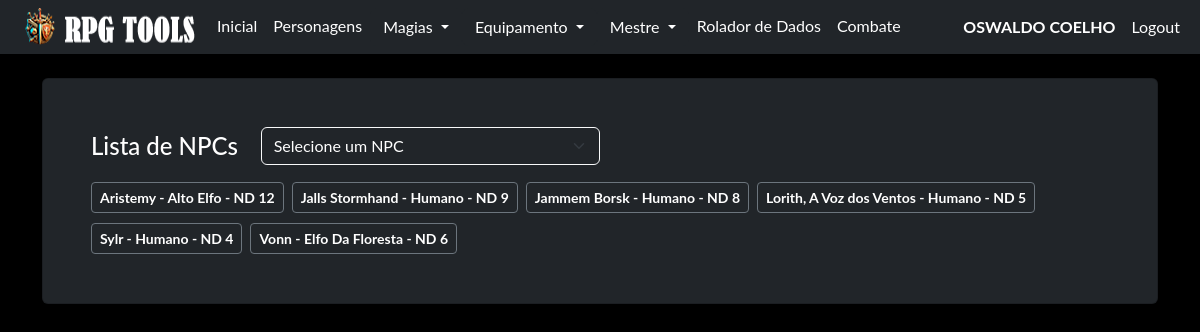
The page /npc/ (signed in) on the database as committed earlier.
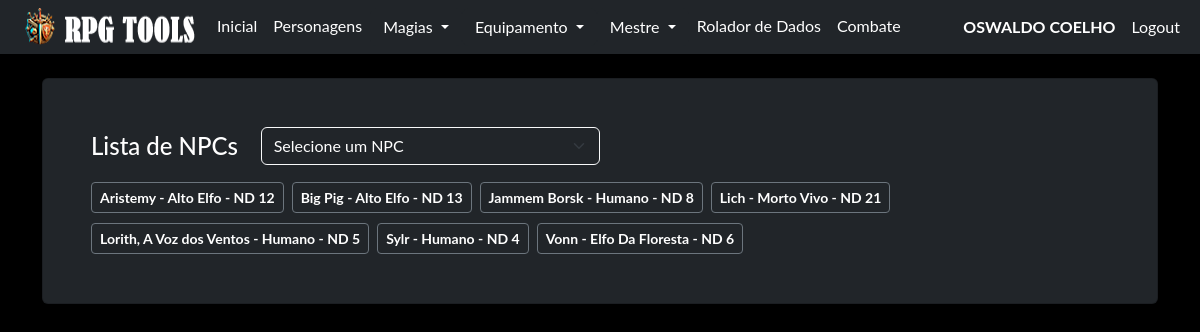
The same page on the database as committed later.
### model/personagens_model.py (models this page shows, shortened)
class Personagem(db.Model):
    __tablename__ = "personagens"
    id = db.Column(db.Integer, primary_key=True)
    id_user = db.Column(db.Integer, db.ForeignKey('user.id'))
    ficha = db.Column(db.JSON, nullable=False)
    nome = db.Column(db.String(150), nullable=False)
    tipo = db.Column(db.String(25), nullable=False, default="não informado")
    user = db.relationship("User", foreign_keys=[id_user], back_populates="personagens")
    @classmethod
    def npcs_id(cls, id_user, id=None):
        query = cls.query.filter_by(id_user=id_user, tipo="NPC")
        if id is not None:
            query = query.filter_by(id=id)
        query = query.order_by(cls.nome.asc())
        return query.all()

### routes/npc.py (the view)
@blueprint_npc.route('/', methods=['GET', 'POST'])
def npc_index():
    if request.method == 'GET':
        npcs = Personagem.npcs_id(id_user=current_user.id)
        return render_template('npc.html', npcs = npcs)
    if request.method == 'POST':
        return redirect('/')

### routes/login.py (called while the page is built)
@login_manager.user_loader
def get_user(id):
    return User.query.get(id)

### templates/npc.html (shortened to what this page needs)
{% extends 'base.html' %}
{% block conteudo %}
    {% if current_user.is_authenticated %}
    <div class="card shadow p-5 bg-dark text-white-50 no-margin">
        <div class="d-flex align-items-center mb-3">
            <h4 class="text-white col-md-2 mb-0">Lista de NPCs</h4>
            <div class="col-md-4">
                <select id="npc-select" class="form-select bg-dark text-white border-light">
                    <option value="" disabled selected>Selecione um NPC</option>
                </select>
            </div>
        </div>
        <div class="d-flex flex-wrap gap-2">
        {% for npc in npcs %}
        <p>
            <button type="button" class="btn btn-outline-secondary btn-sm" data-bs-toggle="modal" data-bs-target="#exampleModal{{ npc.id }}"> <strong class="text-white"> {{npc.ficha['nome']}} - {{npc.ficha['raca']}} - ND {{npc.ficha['nd']}}</strong> </button>
        </p>
        {% endfor %}
        </div>
    </div>
    <br>
    {% endif %}
{% endblock %}

Rows that differ between the two databases and show on the page:
removed Personagem: ficha.nome "Jalls Stormhand", ficha.raca "Humano", ficha.nd "9"
added Personagem: ficha.nome "Big Pig", ficha.raca "Alto Elfo", ficha.nd "13"
added Personagem: ficha.nome "Lich", ficha.raca "Morto Vivo", ficha.nd "21"
